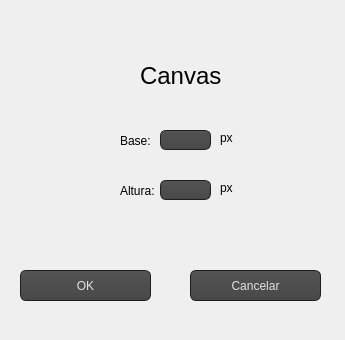
<?xml version="1.0" encoding="UTF-8"?>
<ui version="4.0">
 <class>Dialog</class>
 <widget class="QDialog" name="Dialog">
  <property name="geometry">
   <rect>
    <x>0</x>
    <y>0</y>
    <width>345</width>
    <height>340</height>
   </rect>
  </property>
  <property name="windowTitle">
   <string>Dialog</string>
  </property>
  <widget class="QLabel" name="label">
   <property name="geometry">
    <rect>
     <x>120</x>
     <y>130</y>
     <width>51</width>
     <height>21</height>
    </rect>
   </property>
   <property name="text">
    <string>Base:</string>
   </property>
  </widget>
  <widget class="QLineEdit" name="lineEdit">
   <property name="geometry">
    <rect>
     <x>160</x>
     <y>130</y>
     <width>51</width>
     <height>20</height>
    </rect>
   </property>
   <property name="styleSheet">
    <string notr="true">color: rgb(227, 227, 227);
background-color: QLinearGradient( x1: 0, y1: 0, x2: 0, y2: 1, stop: 0 #565656, stop: 0.1 #525252, stop: 0.5 #4e4e4e, stop: 0.9 #4a4a4a, stop: 1 #464646);
border-width: 1px;
border-color: #1e1e1e;
border-style: solid;
border-radius: 6;
padding: 3px;
font-size: 12px;
padding-left: 5px;
padding-right: 5px;</string>
   </property>
  </widget>
  <widget class="QLabel" name="label_2">
   <property name="geometry">
    <rect>
     <x>120</x>
     <y>180</y>
     <width>51</width>
     <height>21</height>
    </rect>
   </property>
   <property name="text">
    <string>Altura:</string>
   </property>
  </widget>
  <widget class="QLineEdit" name="lineEdit_2">
   <property name="geometry">
    <rect>
     <x>160</x>
     <y>180</y>
     <width>51</width>
     <height>20</height>
    </rect>
   </property>
   <property name="styleSheet">
    <string notr="true">color: rgb(227, 227, 227);
background-color: QLinearGradient( x1: 0, y1: 0, x2: 0, y2: 1, stop: 0 #565656, stop: 0.1 #525252, stop: 0.5 #4e4e4e, stop: 0.9 #4a4a4a, stop: 1 #464646);
border-width: 1px;
border-color: #1e1e1e;
border-style: solid;
border-radius: 6;
padding: 3px;
font-size: 12px;
padding-left: 5px;
padding-right: 5px;</string>
   </property>
  </widget>
  <widget class="QPushButton" name="pushButton">
   <property name="geometry">
    <rect>
     <x>20</x>
     <y>270</y>
     <width>131</width>
     <height>31</height>
    </rect>
   </property>
   <property name="styleSheet">
    <string notr="true">color: rgb(227, 227, 227);
background-color: QLinearGradient( x1: 0, y1: 0, x2: 0, y2: 1, stop: 0 #565656, stop: 0.1 #525252, stop: 0.5 #4e4e4e, stop: 0.9 #4a4a4a, stop: 1 #464646);
border-width: 1px;
border-color: #1e1e1e;
border-style: solid;
border-radius: 6;
padding: 3px;
font-size: 12px;
padding-left: 5px;
padding-right: 5px;</string>
   </property>
   <property name="text">
    <string>OK</string>
   </property>
   <property name="autoDefault">
    <bool>true</bool>
   </property>
   <property name="default">
    <bool>false</bool>
   </property>
  </widget>
  <widget class="QPushButton" name="pushButton_2">
   <property name="geometry">
    <rect>
     <x>190</x>
     <y>270</y>
     <width>131</width>
     <height>31</height>
    </rect>
   </property>
   <property name="styleSheet">
    <string notr="true">color: rgb(227, 227, 227);
background-color: QLinearGradient( x1: 0, y1: 0, x2: 0, y2: 1, stop: 0 #565656, stop: 0.1 #525252, stop: 0.5 #4e4e4e, stop: 0.9 #4a4a4a, stop: 1 #464646);
border-width: 1px;
border-color: #1e1e1e;
border-style: solid;
border-radius: 6;
padding: 3px;
font-size: 12px;
padding-left: 5px;
padding-right: 5px;</string>
   </property>
   <property name="text">
    <string>Cancelar</string>
   </property>
   <property name="autoDefault">
    <bool>false</bool>
   </property>
   <property name="default">
    <bool>false</bool>
   </property>
  </widget>
  <widget class="QLabel" name="label_3">
   <property name="geometry">
    <rect>
     <x>140</x>
     <y>60</y>
     <width>81</width>
     <height>31</height>
    </rect>
   </property>
   <property name="font">
    <font>
     <pointsize>18</pointsize>
    </font>
   </property>
   <property name="text">
    <string>Canvas</string>
   </property>
   <property name="textFormat">
    <enum>Qt::PlainText</enum>
   </property>
  </widget>
  <widget class="QLabel" name="label_4">
   <property name="geometry">
    <rect>
     <x>220</x>
     <y>130</y>
     <width>21</width>
     <height>16</height>
    </rect>
   </property>
   <property name="text">
    <string>px</string>
   </property>
  </widget>
  <widget class="QLabel" name="label_5">
   <property name="geometry">
    <rect>
     <x>220</x>
     <y>180</y>
     <width>21</width>
     <height>16</height>
    </rect>
   </property>
   <property name="text">
    <string>px</string>
   </property>
  </widget>
  <widget class="QLabel" name="label_6">
   <property name="geometry">
    <rect>
     <x>0</x>
     <y>0</y>
     <width>351</width>
     <height>341</height>
    </rect>
   </property>
   <property name="text">
    <string/>
   </property>
   <property name="pixmap">
    <pixmap resource="img.qrc">:/img/imagens/canvas.jpg</pixmap>
   </property>
   <property name="scaledContents">
    <bool>false</bool>
   </property>
  </widget>
  <zorder>label_6</zorder>
  <zorder>label</zorder>
  <zorder>lineEdit</zorder>
  <zorder>label_2</zorder>
  <zorder>lineEdit_2</zorder>
  <zorder>pushButton</zorder>
  <zorder>pushButton_2</zorder>
  <zorder>label_3</zorder>
  <zorder>label_4</zorder>
  <zorder>label_5</zorder>
 </widget>
 <resources>
  <include location="img.qrc"/>
 </resources>
 <connections/>
</ui>
